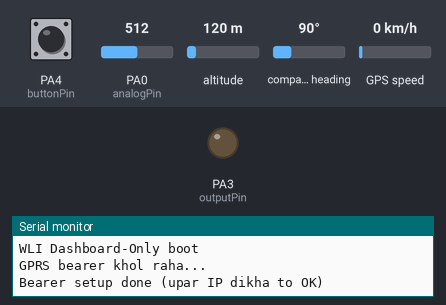
Bench run of a sketch on a simulated STM32 Blue Pill. Parts: output pins drawn as LEDs (lit = HIGH), the last lines printed to the serial monitor. The test bench sets the inputs (shaded band); at power-on: PA4 (buttonPin) HIGH, PA0 (analogPin) = 512, altitude 120 m, compass heading 90°, GPS speed 0 km/h (analog values on the 0–1023 scale). The GPS gets a fix after 3 s at 37.7749, -122.4194 with 8 satellites; the modem accepts every AT command (registered, SIM ready, sends succeed) and sends nothing else.

Above: at 10.7 s.
10.8 s: PA4 (buttonPin) pulled LOW for 0.15 s
At 11.8 s:
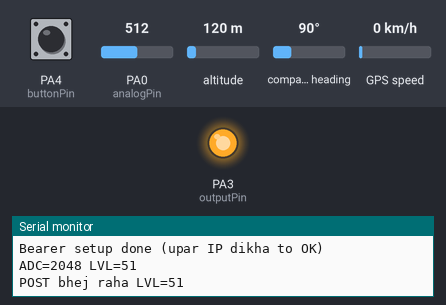
Timing chart, 0 to 13.8 s (numbered marks = the images above; inputs shaded):
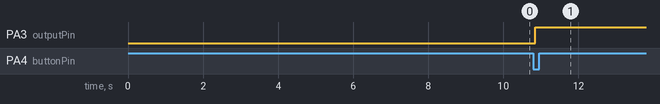

The sketch:

stm32_wli_dashboard_only.ino
```cpp
// WLI MPU — DASHBOARD ONLY (Google Sheet link nahi hai)
// Board: STM32F103 (Blue Pill) + SIM GSM (Serial1) + GPS (PB7/PB6) + Sensor (PA0)
//
// Kaam: Button dabao = turant dashboard par bhejo + LED toggle
//       Bina dabaye = har 15 min me auto dashboard par (RDSO Clause 6.7)
//
// PEHLE KARO:
//   1. Dashboard Coaches page par WLI-009 REGISTER karo
//   2. Neeche CONFIG me apna SERVER_HOST / APN check karo
//   3. Serial Monitor (USB, 115200) par "POST=200" dikhe = data pahunch gaya

#include <Arduino.h>
#include <TinyGPS++.h>
#include <SoftwareSerial.h>

// ---------- PINS ----------
const int buttonPin = PA4;
const int outputPin = PA3;
const int analogPin = PA0;

// ---------- CONFIG ----------
const char APN_NAME[]    = "airtelgprs.com";  // SIM: airtelgprs.com / jionet / www
const char SERVER_HOST[] = "103.21.55.10";    // server public IP (bina http://)
const int  SERVER_PORT   = 4000;
const char DASH_TOKEN[]  = "railway-wli-prototype-token-2026";
const char DEVICE_ID[]   = "WLI-009";
const char MPU_ID[]      = "MPU-009";
const char MAC_ID[]      = "AA:BB:CC:DD:EE:09";
const int ADC_EMPTY = 400;    // khali tank ka analogRead value
const int ADC_FULL  = 3600;   // full tank ka analogRead value
const unsigned long DASH_PERIOD = 15UL * 60UL * 1000UL;  // 15 min
// ----------------------------

int lastButtonState = HIGH;
int buttonState = HIGH;
unsigned long lastDebounceTime = 0;
const unsigned long debounceDelay = 50;
unsigned long lastDashSend = 0;

SoftwareSerial gpsSerial(PB7, PB6);
TinyGPSPlus gps;

void drainSerial1(unsigned long ms) {
  unsigned long s = millis();
  while (millis() - s < ms) { while (Serial1.available()) Serial1.read(); }
}

// HTTPACTION ka reply ("+HTTPACTION: 1,200,123") padho, status code nikalo
int waitHttpResult(unsigned long timeoutMs) {
  String line = "";
  unsigned long s = millis();
  int code = -1;
  while (millis() - s < timeoutMs) {
    while (Serial1.available()) {
      char c = (char)Serial1.read();
      Serial.write(c);  // USB monitor par sab dikhao
      if (c == '\n') {
        int idx = line.indexOf("+HTTPACTION:");
        if (idx >= 0) {
          int c1 = line.indexOf(',', idx);
          int c2 = line.indexOf(',', c1 + 1);
          if (c1 > 0 && c2 > 0) code = line.substring(c1 + 1, c2).toInt();
        }
        line = "";
      } else if (c != '\r') {
        line += c;
      }
    }
    if (code > 0) break;
  }
  return code;  // 200 = OK | 601 = network error | 603 = DNS | 604 = stack busy | -1 = jawab nahi
}

bool setupBearer() {
  Serial.println("GPRS bearer khol raha...");
  Serial1.println("AT+SAPBR=3,1,\"Contype\",\"GPRS\"");
  delay(500);
  Serial1.print("AT+SAPBR=3,1,\"APN\",\"");
  Serial1.print(APN_NAME);
  Serial1.println("\"");
  delay(500);
  Serial1.println("AT+SAPBR=1,1");
  delay(4000);
  Serial1.println("AT+SAPBR=2,1");
  delay(1000);
  drainSerial1(500);
  Serial.println("Bearer setup done (upar IP dikha to OK)");
  return true;
}

int readLevelPct() {
  long sum = 0;
  for (int i = 0; i < 16; i++) { sum += analogRead(analogPin); delay(5); }
  int raw = sum / 16;
  Serial.print("ADC=");
  Serial.print(raw);
  int pct = map(raw, ADC_EMPTY, ADC_FULL, 0, 100);
  pct = constrain(pct, 0, 100);
  Serial.print(" LVL=");
  Serial.println(pct);
  return pct;
}

void sendDataToDashboard(int percentage, double lat, double lon) {
  char body[300];
  const char *gpsSt = (lat != 0.0 || lon != 0.0) ? "FIXED" : "NO_FIX";
  snprintf(body, sizeof(body),
    "{\"deviceId\":\"%s\",\"mpuId\":\"%s\",\"macId\":\"%s\","
    "\"waterLevel\":%d,\"batteryPercentage\":85,\"batteryVoltage\":13.1,"
    "\"latitude\":%.6f,\"longitude\":%.6f,"
    "\"network\":\"2G\",\"signalStrength\":75,"
    "\"sensorStatus\":\"OK\",\"gpsStatus\":\"%s\"}",
    DEVICE_ID, MPU_ID, MAC_ID, percentage, lat, lon, gpsSt);

  Serial.print("POST bhej raha LVL=");
  Serial.println(percentage);

  Serial1.println("AT+HTTPTERM");
  delay(500);
  drainSerial1(200);
  Serial1.println("AT+HTTPINIT");
  delay(800);
  Serial1.println("AT+HTTPPARA=\"CID\",1");
  delay(300);
  Serial1.print("AT+HTTPPARA=\"URL\",\"http://");
  Serial1.print(SERVER_HOST);
  Serial1.print(":");
  Serial1.print(SERVER_PORT);
  Serial1.print("/api/device/data?token=");
  Serial1.print(DASH_TOKEN);
  Serial1.println("\"");
  delay(800);
  Serial1.println("AT+HTTPPARA=\"CONTENT\",\"application/json\"");
  delay(300);
  Serial1.print("AT+HTTPDATA=");
  Serial1.print(strlen(body));
  Serial1.println(",10000");
  delay(800);
  drainSerial1(200);
  Serial1.print(body);
  delay(1200);
  Serial1.println("AT+HTTPACTION=1");  // 1 = POST
  int code = waitHttpResult(15000);
  Serial.print("POST result=");
  Serial.println(code);  // 200 = pahunch gaya
  Serial1.println("AT+HTTPTERM");
  delay(500);
}

void getPos(double &lat, double &lon) {
  lat = 0.0; lon = 0.0;
  if (gps.location.isValid()) { lat = gps.location.lat(); lon = gps.location.lng(); }
}

void setup() {
  pinMode(buttonPin, INPUT_PULLUP);
  pinMode(outputPin, OUTPUT);
  pinMode(analogPin, INPUT);
  digitalWrite(outputPin, LOW);
  analogReadResolution(12);

  Serial.begin(115200);   // USB debug
  Serial1.begin(115200);  // GSM
  gpsSerial.begin(9600);  // GPS
  delay(3000);
  Serial.println("WLI Dashboard-Only boot");
  setupBearer();
}

void loop() {
  while (gpsSerial.available() > 0) { gps.encode(gpsSerial.read()); }

  int reading = digitalRead(buttonPin);
  if (reading != lastButtonState) { lastDebounceTime = millis(); }

  if ((millis() - lastDebounceTime) > debounceDelay) {
    if (reading != buttonState) {
      buttonState = reading;
      if (buttonState == LOW) {
        // LED toggle
        if (digitalRead(outputPin) == LOW) digitalWrite(outputPin, HIGH);
        else digitalWrite(outputPin, LOW);
        // turant bhejo
        double lat, lon;
        getPos(lat, lon);
        sendDataToDashboard(readLevelPct(), lat, lon);
      }
    }
  }
  lastButtonState = reading;

  // har 15 min auto-send
  if (millis() - lastDashSend > DASH_PERIOD) {
    lastDashSend = millis();
    double lat, lon;
    getPos(lat, lon);
    sendDataToDashboard(readLevelPct(), lat, lon);
  }
}
```

Measured:
- after the input at 10.8 s, PA3 (outputPin): LOW → HIGH after 0.05 s
